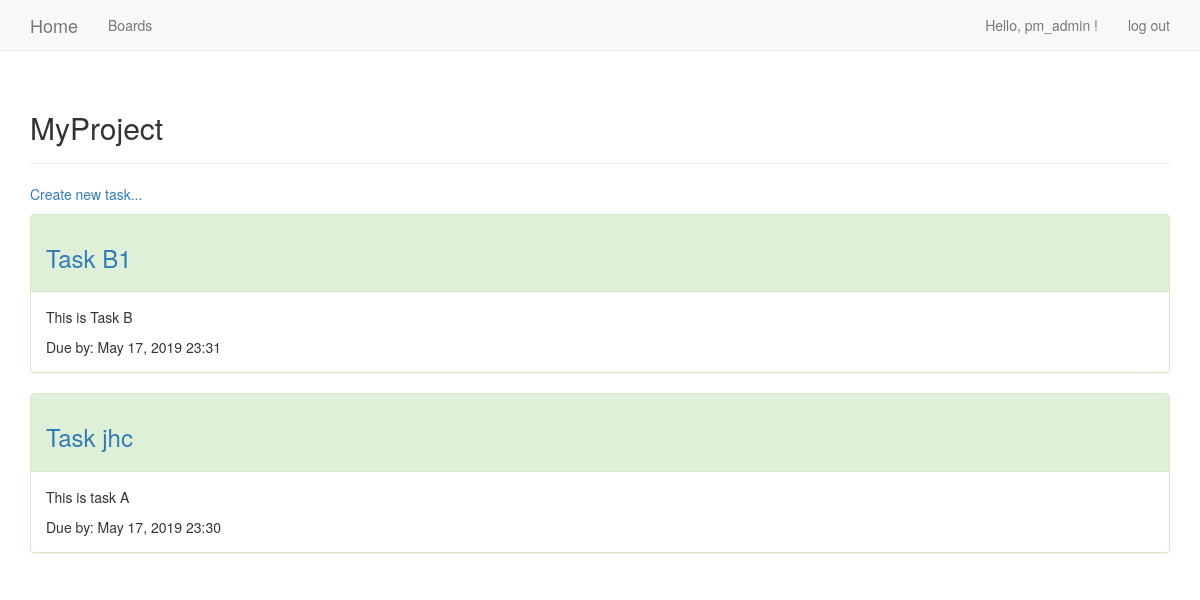
Screenshot of /projects/1/ (signed in) with the database file from the repository.
### proj_tasks/models.py (models this page shows, shortened)
class Project(models.Model):
	project = models.CharField(max_length=200)
	date_added= models.DateTimeField(auto_now_add=True)
	owner = models.ForeignKey(User, on_delete=models.CASCADE)
	def __str__(self):
		return self.project

class Task(models.Model):
	ToDo = 'To_Do'
	InProgress ='In_Progress'
	Done='Done'
	task_status_choices = ((ToDo, 'To-Do'),(InProgress, 'In-Progress'),(Done, 'Done'),)
	project = models.ForeignKey(Project, on_delete=models.CASCADE)
	task_header = models.CharField(max_length=200)
	task_Description = models.TextField()
	date_added = models.DateTimeField(auto_now_add = True)
	due_date = models.DateTimeField()
	task_status = models.CharField(max_length= 15, choices=task_status_choices, default=ToDo)
	attachments = models.FileField(upload_to='uploads/%Y/%m/%d/', blank=True)
	owner = models.ForeignKey(User, on_delete=models.CASCADE)

### proj_tasks/views.py (the view)
# urls.py: path('projects/<int:project_id>/', views.project, name='project'),
@login_required
def project(request, project_id):
    project = get_object_or_404(Project, id=project_id)
    if project.owner != request.user:
        raise Http404
    tasks = project.task_set.order_by('-date_added')
    context = {'project': project, 'tasks': tasks}
    return render(request, 'proj_tasks/project.html', context)

### proj_tasks/templates/proj_tasks/project.html (shortened to what this page needs)
{% extends 'proj_tasks/base.html' %}
{% block header %}
  <h2>{{ project }}</h2>
{% endblock header %}
{% block content %}
  <p>
    <a href="{% url 'proj_tasks:new_task' project.id %}">Create new task...</a>
  </p>
  {% for task in tasks %}
      {% if task.task_status == "To_Do" %}
		<div class="panel panel-success">
		  <div class="panel-heading">
			<h3>
			  <a href="{% url 'proj_tasks:edit_task' task.id %}" >{{ task.task_header }}
			  </a>
			</h3>
		  </div>
		  <div class="panel-body">
			{{ task.task_Description|linebreaks }}
 			Due by: {{ task.due_date|date:'M d, Y H:i' }}
		  </div>
		</div>
		{% endif %}
  {% empty %}
    There are no entries for this topic yet.
  {% endfor %}
{% endblock content %}

### proj_tasks/templates/proj_tasks/base.html (shortened to what this page needs)
{% load bootstrap3 %}
<!DOCTYPE html>
<html lang="en">
	<head>
		{% bootstrap_css %}
	</head>
	<body>
		<nav class="navbar navbar-default navbar-static-top">
			<div class="container">
				<div class="navbar-header">
					<a class="navbar-brand" href="{% url 'proj_tasks:index' %}">
					Home </a>
					</div>
					<div id="navbar" class="navbar-collapse collapse">
					<ul class="nav navbar-nav">
					<li><a href="{% url 'proj_tasks:projects' %}">Boards</a></li>
					</ul>
					<ul class="nav navbar-nav navbar-right">
					{% if user.is_authenticated %}
					<li><a>Hello, {{ user.username }} !</a></li>
					<li><a href="{% url 'users:logout' %}">log out</a></li>
					{% else %}
					<li><a href="{% url 'users:register' %}">register</a></li>
					<li><a href="{% url 'users:login' %}">log in</a></li>
					{% endif %}
					</ul>
				</div>
			</div>
		</nav>
		<div class="container">
			<div class="page-header">
			{% block header %}{% endblock header %}
			</div>
			<div>
			{% block content %}{% endblock content %}
			</div>
		</div>
	</body>
</html>

### rows the page displays
Project: project "MyProject"
Task: task_header "Task B1", task_Description "This is Task B", due_date "May 17, 2019 23:31"
Task: task_header "Task jhc", task_Description "This is task A", due_date "May 17, 2019 23:30"

### other values shown
{{ user.username }} "pm_admin"
